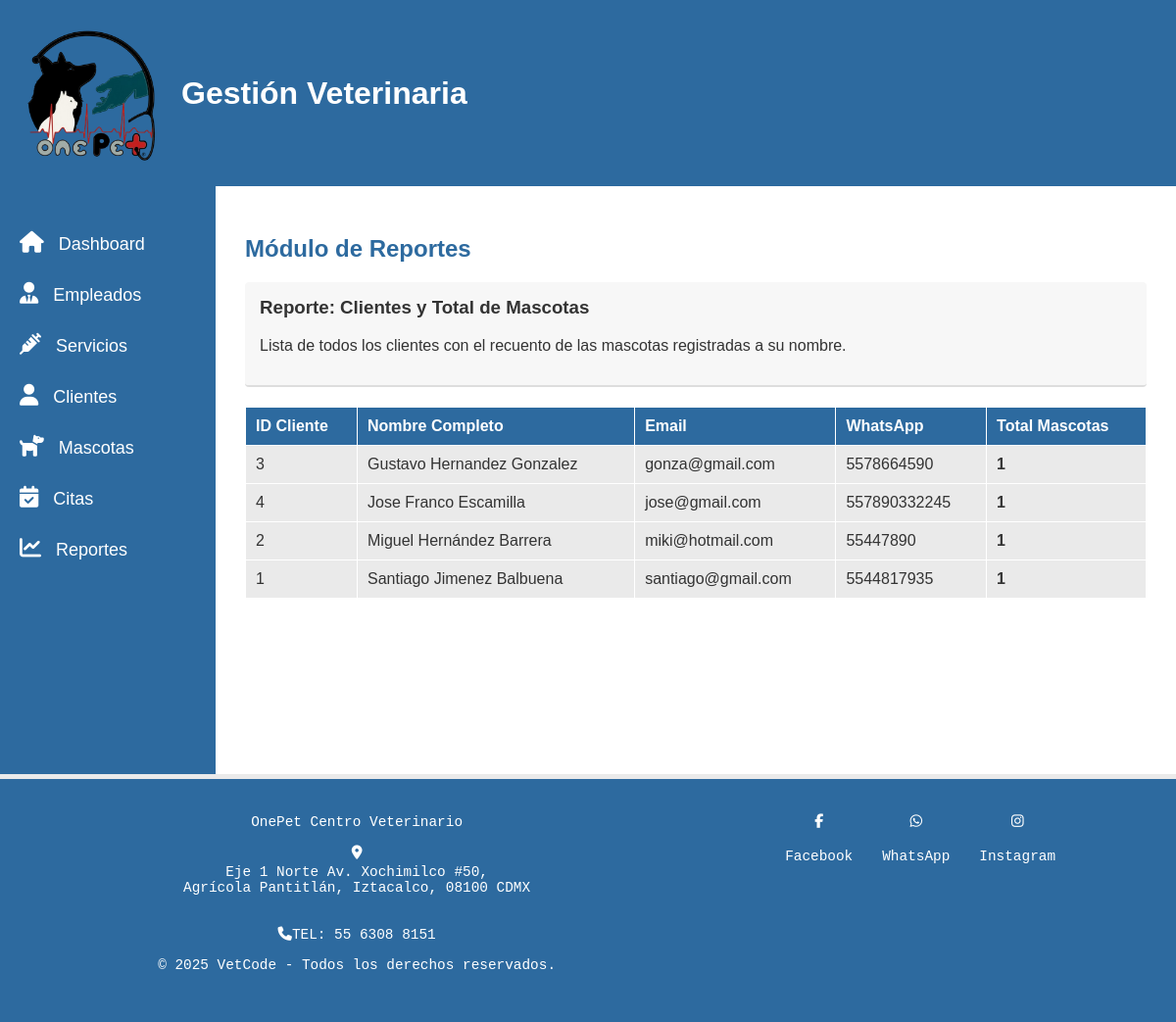
The app's page /Vista/reportes.php (signed in) with its own data.
### tables this page shows
CREATE TABLE `clientes` (
  `id` int(11) NOT NULL,
  `apellido_paterno` varchar(100) NOT NULL,
  `apellido_materno` varchar(100) NOT NULL,
  `nombre` varchar(100) NOT NULL,
  `domicilio` varchar(255) DEFAULT NULL,
  `whatsapp` varchar(20) DEFAULT NULL,
  `email` varchar(100) NOT NULL
);

### Vista/reportes.php (the view, shortened to what this page needs)
<?php
include __DIR__ . "/../Controlador/seguridad.php";
include __DIR__ . "/../Modelo/conexion.php";
$sql_reporte = "
    SELECT
        c.id,
        CONCAT(c.nombre, ' ', c.apellido_paterno, ' ', c.apellido_materno) AS nombre_completo,
        c.email,
        c.whatsapp,
        COUNT(m.id) AS total_mascotas
    FROM clientes c
    LEFT JOIN mascotas m ON c.id = m.id_cliente
    GROUP BY c.id
    ORDER BY total_mascotas DESC, nombre_completo ASC
";
$result_reporte = $con->query($sql_reporte);
?>
<!DOCTYPE html>
<html lang="es">
<head>
    <link rel="stylesheet" href="../Vista/Css/estilos.css">
</head>
<body>
    <header>
        <div class="logo">
            <img src="imagenes/one pet3.png" alt="Logo VetCode" class="logo-img">
            <h1>Gestión Veterinaria</h1>
        </div>
    </header>
    <div class="contenedor-principal">
        <main>
            <h2>Módulo de Reportes</h2>
            <div class="report-header">
                <h3>Reporte: Clientes y Total de Mascotas</h3>
                <p>Lista de todos los clientes con el recuento de las mascotas registradas a su nombre.</p>
            </div>
            <?php if ($result_reporte && $result_reporte->num_rows > 0): ?>
                <table>
                    <thead>
                        <tr>
                            <th>ID Cliente</th>
                            <th>Nombre Completo</th>
                            <th>Email</th>
                            <th>WhatsApp</th>
                            <th>Total Mascotas</th>
                        </tr>
                    </thead>
                    <tbody>
                        <?php while ($row = $result_reporte->fetch_assoc()): ?>
                            <tr>
                                <td><?php echo htmlspecialchars($row['id']); ?></td>
                                <td><?php echo htmlspecialchars($row['nombre_completo']); ?></td>
                                <td><?php echo htmlspecialchars($row['email']); ?></td>
                                <td><?php echo htmlspecialchars($row['whatsapp']); ?></td>
                                <td><strong><?php echo htmlspecialchars($row['total_mascotas']); ?></strong></td>
                            </tr>
                        <?php endwhile; ?>
                    </tbody>
                </table>
            <?php else: ?>
                <p>No se encontraron datos para generar este reporte.</p>
            <?php endif; ?>
        </main>
    </div>
<footer class="PiePagina">
    <table>
        <tr>
            <td>
                OnePet Centro Veterinario<br><br>
                <a href="https://www.google.com/maps/place/OnePet+Centro+Veterinario/@19.4138976,-99.0608182,18.15z/data=!4m14!1m7!3m6!1s0x85d1fd22545035fd:0xa2555f13641c2d07!2sOnePet+Centro+Veterinario!8m2!3d19.4134147!4d-99.06003!16s%2Fg%2F11rsrz6mx_!3m5!1s0x85d1fd22545035fd:0xa2555f13641c2d07!8m2!3d19.4134147!4d-99.06003!16s%2Fg%2F11rsrz6mx_?entry=ttu&g_ep=EgoyMDI1MTExNy4wIKXMDSoASAFQAw%3D%3D" target="_blank">
                    <i class="fa-solid fa-location-dot"></i>Eje 1 Norte Av. Xochimilco #50, <br>
                    Agrícola Pantitlán, Iztacalco, 08100 CDMX
                </a>
                <br>
                <br>
                <i class="fa-solid fa-phone"></i>TEL: 55 6308 8151<br>
                <p>&copy; 2025 VetCode - Todos los derechos reservados.</p>
            </td>
            <td>
                <a href="https://www.facebook.com/share/1FRjPmVmGe/?mibextid=wwXIfr" target="_blank">
                    <i class="fa-brands fa-facebook-f"></i><br>Facebook<br><br>
                </a>
                <a href="https://wa.link/h255ft" target="_blank">
                    <i class="fa-brands fa-whatsapp"></i><br>WhatsApp<br><br>
                </a>
                <a href="https://www.instagram.com/onepetvet?igsh=MXZodHVvcmpiNmZ6cA==" target="_blank">
                    <i class="fa-brands fa-instagram"></i><br>Instagram<br><br>
                </a>
            </td>
        </tr>
    </table>
</footer>
    </body>
</html>

### Vista/Css/estilos.css (style rules this page uses)
body { background-color: #EAEAEA; font-family: Arial, sans-serif; color: #333333; margin: 0; padding: 0; }
header { background-color: #2D6A9F; padding: 20px; color: #FFFFFF; }
.logo { display: flex; align-items: center; }
img.logo-img { width: 150px; height: 150px; margin-right: 15px; }
.contenedor-principal { display: flex; min-height: calc(100vh - 200px); }
main { padding: 30px; background-color: #FFFFFF; flex: 1; overflow-x: hidden; }
h2 { color: #2D6A9F; }
table { width: 100%; border-collapse: collapse; background-color: #EAEAEA; min-width: 700px; }
th, td { padding: 10px; border: 1px solid #FFFFFF; text-align: left; vertical-align: middle; }
th { background-color: #2D6A9F; color: #FFFFFF; }
.PiePagina table { width: 100%; margin-top: 5px; background-color: #2D6A9F; color: #FFFFFF; text-align: center; padding: 2%; font-family: 'Courier New', Courier, monospace; font-size: 1.2vw; height: 180px; min-width: unset; border-collapse: separate; }
.PiePagina td { border: none; padding: 10px; vertical-align: top; }
.PiePagina td:first-child { text-align: center; }
.PiePagina td:last-child { display: flex; flex-direction: row; justify-content: center; align-items: center; gap: 30px; }
.PiePagina td a, .PiePagina td a:link, .PiePagina td a:visited, .PiePagina td a:active { color: #FFFFFF !important; text-decoration: none !important; display: flex !important; flex-direction: column; align-items: center; }
.PiePagina td a i { color: #FFFFFF !important; margin-bottom: 5px; }

### Vista/reportes.php (style rules this page uses)
.report-header { background-color: #f7f7f7; border-bottom: 2px solid #ddd; padding: 15px; margin-bottom: 20px; border-radius: 4px; }
.report-header h3 { margin-top: 0; color: #333; }

### records on screen
clientes: id "3", nombre_completo "Gustavo Hernandez Gonzalez", email "gonza@gmail.com", whatsapp "5578664590", total_mascotas "1"
clientes: id "4", nombre_completo "Jose Franco Escamilla", email "jose@gmail.com", whatsapp "557890332245", total_mascotas "1"
clientes: id "2", nombre_completo "Miguel Hernández Barrera", email "miki@hotmail.com", whatsapp "55447890", total_mascotas "1"
clientes: id "1", nombre_completo "Santiago Jimenez Balbuena", email "santiago@gmail.com", whatsapp "5544817935", total_mascotas "1"

### other values on screen
$item['text'] "Dashboard"
$item['text'] "Empleados"
$item['text'] "Servicios"
$item['text'] "Clientes"
$item['text'] "Mascotas"
$item['text'] "Citas"
$item['text'] "Reportes"
